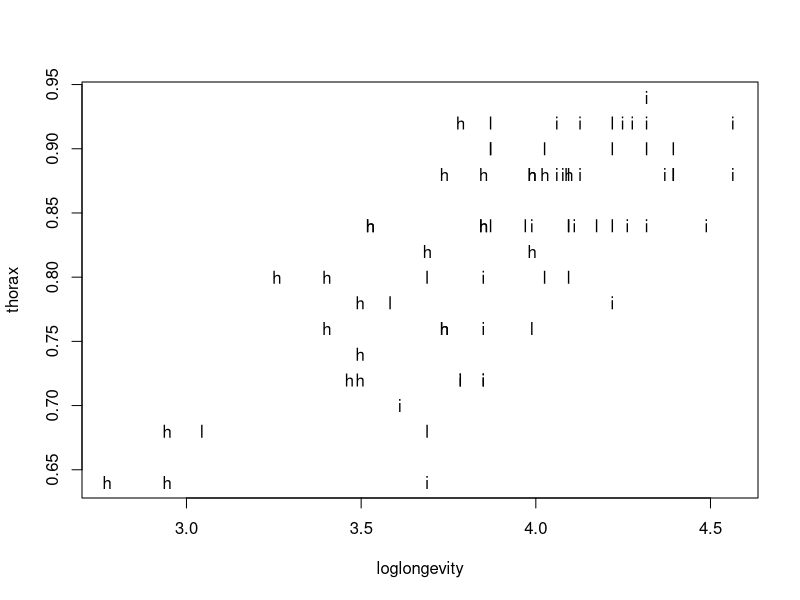
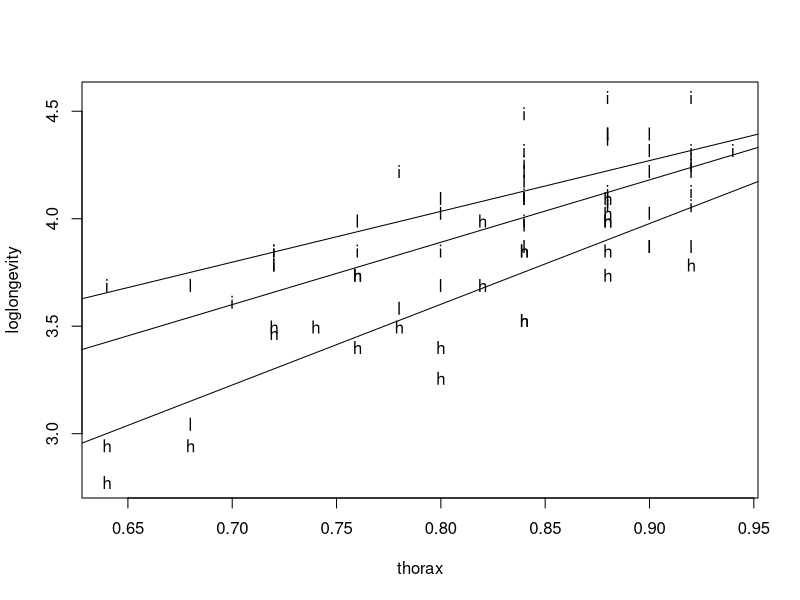
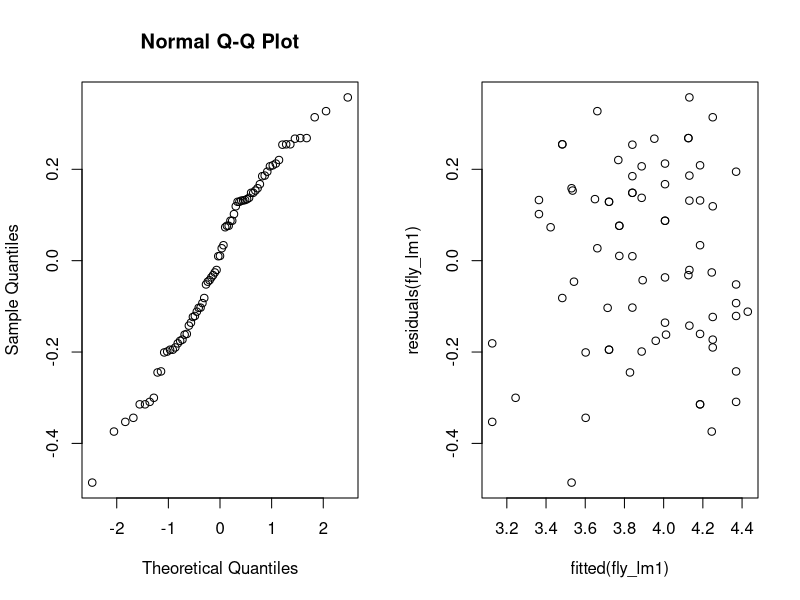
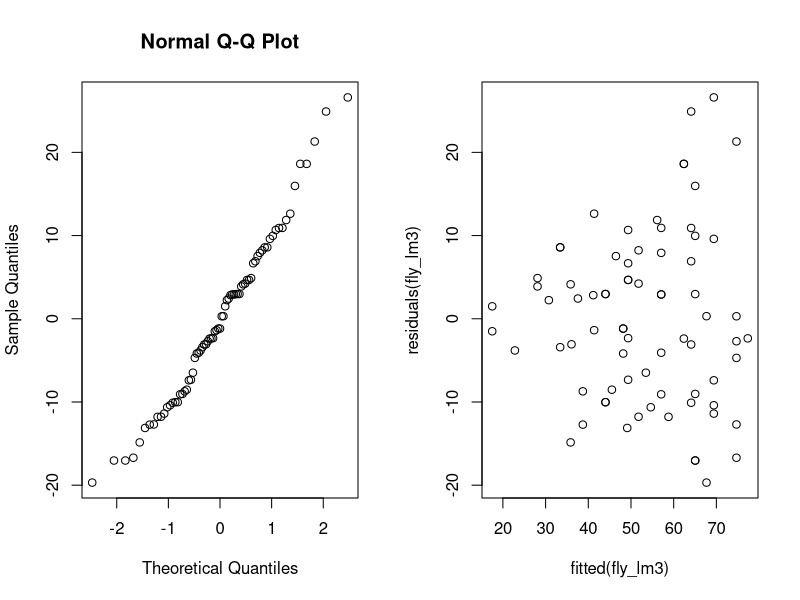

These figures' R source, in order:
## ---- chunk 1
fly_data <- read.table("fruitflies.txt", header=TRUE)
fly_data$loglongevity <- log(fly_data$longevity)
with(fly_data, plot(loglongevity, thorax, pch=as.character(activity)))
## ---- chunk 2
fly_lm <- lm(loglongevity ~ activity, data=fly_data)
res <- anova(fly_lm); res
## ---- chunk 3
coef <- summary(fly_lm)$coefficients[, "Estimate"]; coef
## ---- chunk 4
fly_lm1 <- lm(loglongevity ~ activity + thorax, data=fly_data)
drop1(fly_lm1, test="F")
## ---- chunk 5
coef <- summary(fly_lm1)$coefficients[, "Estimate"]; coef
## ---- chunk 6
plot(loglongevity~thorax, pch=unclass(activity), data=fly_data)
for(activity in c("isolated", "low", "high")) 
    abline(lm(loglongevity~thorax, data=fly_data[fly_data$activity==activity,]))
## ---- chunk 7
fly_lm2 <- lm(loglongevity ~ activity * thorax, data=fly_data)
summary(fly_lm2)
## ---- chunk 8
par(mfrow=c(1, 2))
qqnorm(residuals(fly_lm1))
plot(fitted(fly_lm1), residuals(fly_lm1))
## ---- chunk 9
fly_lm3 <- lm(longevity~factor(activity) + thorax, data = fly_data)
res <- drop1(fly_lm3, test="F")
par(mfrow=c(1, 2))
qqnorm(residuals(fly_lm3))
plot(fitted(fly_lm3), residuals(fly_lm3))
